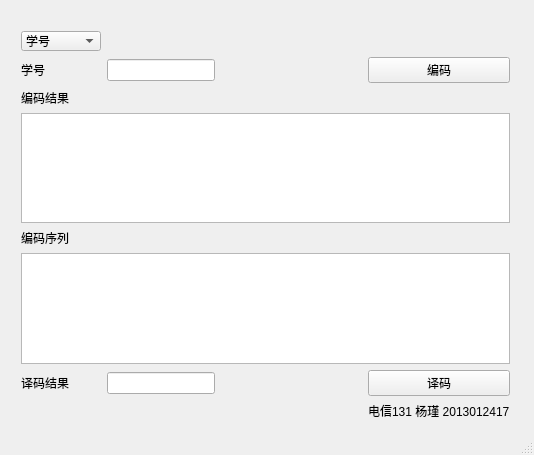
<?xml version="1.0" encoding="UTF-8"?>
<ui version="4.0">
 <class>MainWindow</class>
 <widget class="QMainWindow" name="MainWindow">
  <property name="geometry">
   <rect>
    <x>0</x>
    <y>0</y>
    <width>534</width>
    <height>455</height>
   </rect>
  </property>
  <property name="windowTitle">
   <string>算术编码</string>
  </property>
  <property name="windowIcon">
   <iconset>
    <normaloff>cmee.ico</normaloff>cmee.ico</iconset>
  </property>
  <widget class="QWidget" name="centralWidget">
   <widget class="QWidget" name="gridLayoutWidget">
    <property name="geometry">
     <rect>
      <x>10</x>
      <y>20</y>
      <width>511</width>
      <height>411</height>
     </rect>
    </property>
    <layout class="QGridLayout" name="gridLayout_3">
     <item row="3" column="0" colspan="5">
      <widget class="QPlainTextEdit" name="plainTextEdit"/>
     </item>
     <item row="8" column="3">
      <spacer name="horizontalSpacer">
       <property name="orientation">
        <enum>Qt::Horizontal</enum>
       </property>
       <property name="sizeHint" stdset="0">
        <size>
         <width>40</width>
         <height>20</height>
        </size>
       </property>
      </spacer>
     </item>
     <item row="1" column="4">
      <widget class="QPushButton" name="code">
       <property name="text">
        <string>编码</string>
       </property>
      </widget>
     </item>
     <item row="2" column="0">
      <widget class="QLabel" name="label_2">
       <property name="text">
        <string>编码结果</string>
       </property>
      </widget>
     </item>
     <item row="8" column="0">
      <widget class="QLabel" name="label_4">
       <property name="text">
        <string>译码结果</string>
       </property>
      </widget>
     </item>
     <item row="0" column="3">
      <spacer name="horizontalSpacer_2">
       <property name="orientation">
        <enum>Qt::Horizontal</enum>
       </property>
       <property name="sizeHint" stdset="0">
        <size>
         <width>40</width>
         <height>20</height>
        </size>
       </property>
      </spacer>
     </item>
     <item row="4" column="0">
      <widget class="QLabel" name="label_3">
       <property name="text">
        <string>编码序列</string>
       </property>
      </widget>
     </item>
     <item row="8" column="4">
      <widget class="QPushButton" name="decode">
       <property name="text">
        <string>译码</string>
       </property>
      </widget>
     </item>
     <item row="9" column="4">
      <widget class="QLabel" name="label_5">
       <property name="text">
        <string>电信131 杨瑾 2013012417</string>
       </property>
      </widget>
     </item>
     <item row="5" column="0" colspan="5">
      <widget class="QPlainTextEdit" name="plainTextEdit_2"/>
     </item>
     <item row="1" column="0">
      <widget class="QLabel" name="label">
       <property name="text">
        <string>学号</string>
       </property>
      </widget>
     </item>
     <item row="8" column="1">
      <widget class="QLineEdit" name="result"/>
     </item>
     <item row="0" column="2">
      <spacer name="horizontalSpacer_3">
       <property name="orientation">
        <enum>Qt::Horizontal</enum>
       </property>
       <property name="sizeHint" stdset="0">
        <size>
         <width>40</width>
         <height>20</height>
        </size>
       </property>
      </spacer>
     </item>
     <item row="0" column="0">
      <widget class="QComboBox" name="comboBox">
       <property name="minimumSize">
        <size>
         <width>80</width>
         <height>20</height>
        </size>
       </property>
       <item>
        <property name="text">
         <string>学号</string>
        </property>
       </item>
       <item>
        <property name="text">
         <string>姓名</string>
        </property>
       </item>
      </widget>
     </item>
     <item row="8" column="2">
      <spacer name="horizontalSpacer_4">
       <property name="orientation">
        <enum>Qt::Horizontal</enum>
       </property>
       <property name="sizeHint" stdset="0">
        <size>
         <width>40</width>
         <height>20</height>
        </size>
       </property>
      </spacer>
     </item>
     <item row="4" column="2">
      <spacer name="verticalSpacer">
       <property name="orientation">
        <enum>Qt::Vertical</enum>
       </property>
       <property name="sizeHint" stdset="0">
        <size>
         <width>20</width>
         <height>40</height>
        </size>
       </property>
      </spacer>
     </item>
     <item row="2" column="2">
      <spacer name="verticalSpacer_2">
       <property name="orientation">
        <enum>Qt::Vertical</enum>
       </property>
       <property name="sizeHint" stdset="0">
        <size>
         <width>20</width>
         <height>40</height>
        </size>
       </property>
      </spacer>
     </item>
     <item row="9" column="2">
      <spacer name="verticalSpacer_3">
       <property name="orientation">
        <enum>Qt::Vertical</enum>
       </property>
       <property name="sizeHint" stdset="0">
        <size>
         <width>20</width>
         <height>40</height>
        </size>
       </property>
      </spacer>
     </item>
     <item row="1" column="1">
      <widget class="QLineEdit" name="stu_num"/>
     </item>
    </layout>
   </widget>
  </widget>
  <widget class="QStatusBar" name="statusBar"/>
 </widget>
 <layoutdefault spacing="6" margin="11"/>
 <resources/>
 <connections/>
</ui>
